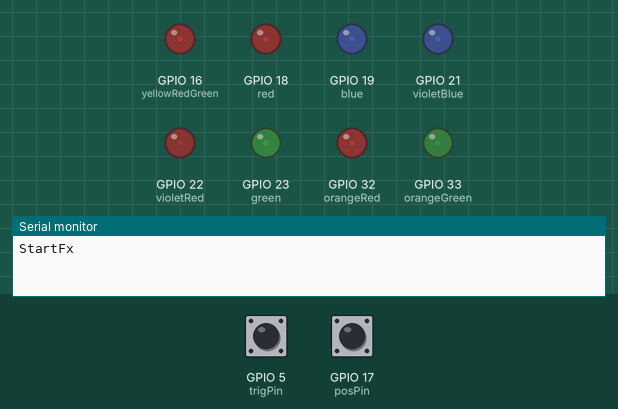
Simulated run of this sketch. Board: ESP32. On the bench: output pins drawn as LEDs (lit = HIGH), the last lines printed to the serial monitor. Dashed ring = blinking. The test bench sets the inputs (shaded band); at power-on: GPIO 5 (trigPin) HIGH, GPIO 17 (posPin) HIGH.

Above: at 4.6 s.
4.7 s: GPIO 5 (trigPin) pulled LOW for 0.15 s
At 5.46 s:
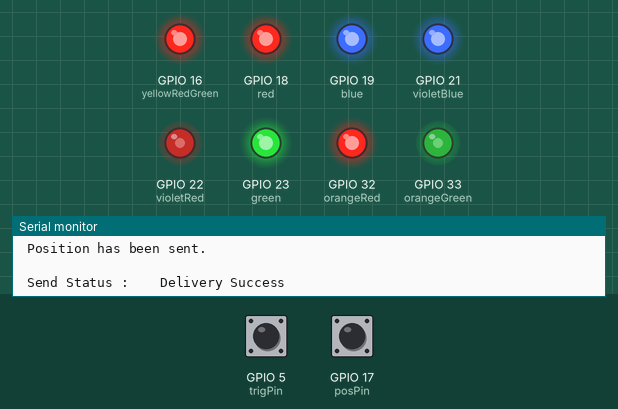
7.7 s: GPIO 17 (posPin) pulled LOW for 3.2 s
At 7.8 s:
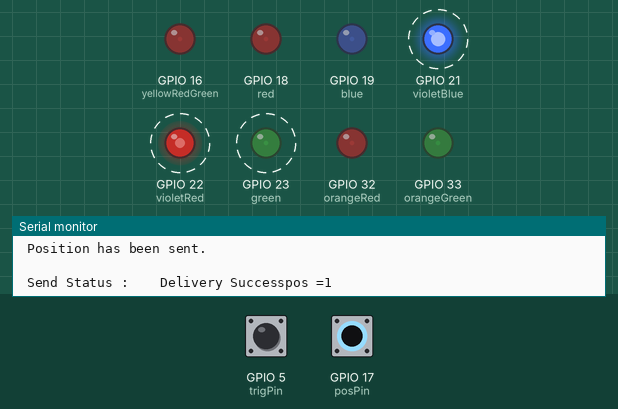
14.4 s: GPIO 5 (trigPin) pulled LOW for 1 s
At 16.8 s:
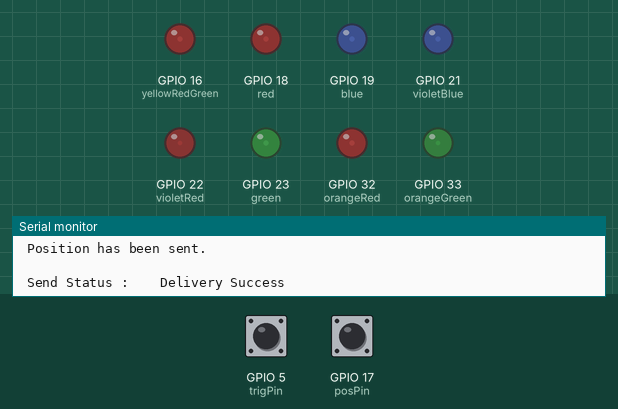
17.4 s: GPIO 17 (posPin) pulled LOW for 0.15 s
At 18.3 s:
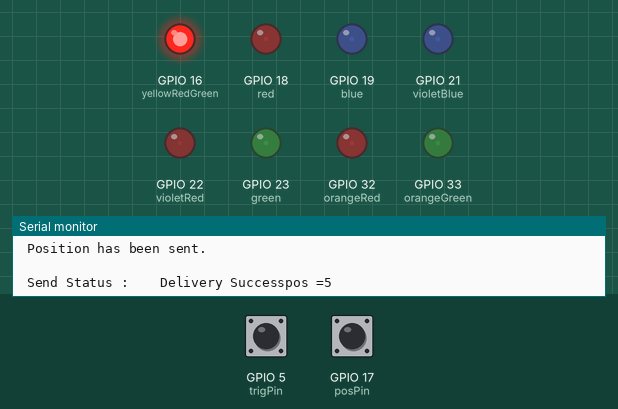
19.0 s: GPIO 17 (posPin) pulled LOW for 1 s
At 20.1 s:
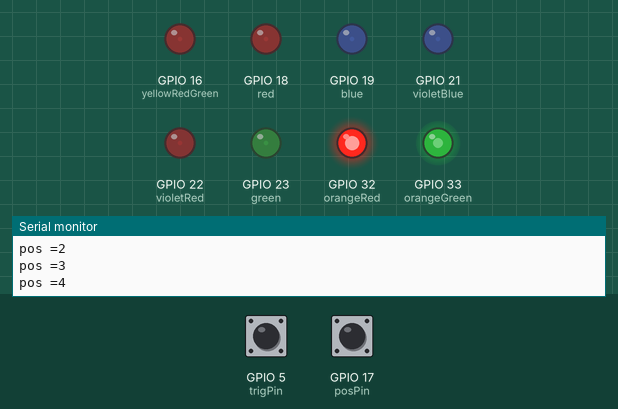
Timing chart, 0 to 22.0 s (numbered marks = the images above; inputs shaded):
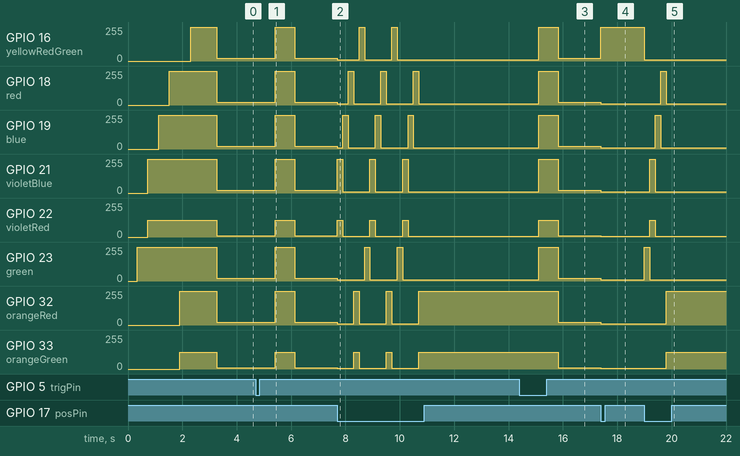

Measured:
- after the input at 4.7 s, GPIO 16 (yellowRedGreen), GPIO 18 (red), GPIO 19 (blue), GPIO 21 (violetBlue), GPIO 23 (green), GPIO 32 (orangeRed): 20/255 → 253/255 after 0.71 s, → 20/255 0.72 s later; GPIO 22 (violetRed), GPIO 33 (orangeGreen): 10/255 → 127/255 after 0.71 s, → 10/255 0.72 s later
- after the input at 7.7 s, GPIO 16 (yellowRedGreen): goes 10/255 0.80 s, 255/255 0.20 s, 10/255 1.0 s, 255/255 0.20 s, then 10/255, starting at once; GPIO 18 (red): 20/255 → 10/255 at once, then repeats every 1.2 s: 255/255 0.20 s, 10/255 1.0 s, until it stays 10/255 from 10.7 s
- after the input at 14.4 s, GPIO 16 (yellowRedGreen), GPIO 18 (red): 10/255 → 253/255 after 0.71 s, → 20/255 0.72 s later
- after the input at 17.4 s, GPIO 16 (yellowRedGreen): 20/255 → 255/255 at once; GPIO 18 (red), GPIO 19 (blue), GPIO 21 (violetBlue), GPIO 23 (green), GPIO 32 (orangeRed): 20/255 → 10/255 at once; GPIO 22 (violetRed), GPIO 33 (orangeGreen): 10/255 → 5/255 at once
- after the input at 19.0 s, GPIO 16 (yellowRedGreen): 255/255 → 10/255 at once; GPIO 18 (red): 10/255 → 255/255 after 0.60 s, → 10/255 0.20 s later

The sketch:

Omega_Gauntlet_tx.ino
```cpp
#include<esp_now.h>
#include<WiFi.h>

#define green 23
#define violetRed 22
#define violetBlue 21
#define blue 19
#define red 18
#define orangeRed 32
#define orangeGreen 33
#define yellowRedGreen 16

const int trigPin = 5;
const int posPin = 17;

int pos=0;
int i,j;

uint8_t broadcastAddress[]={0xD8,0xF1,0x5B,0x15,0x8A,0x27};

typedef struct struct_messageS
{ int d;
}struct_messageS;

struct_messageS myDataS;

void OnDataSent(const uint8_t *mac_addr , esp_now_send_status_t status)
{ Serial.print(" \r\n Send Status : \t ");
  Serial.print( status == ESP_NOW_SEND_SUCCESS ? "Delivery Success" : "Delivery Failure" );
}

typedef struct struct_messageR
{ bool F;
}struct_messageR;

struct_messageR myDataR;

void OnDataRecv(const uint8_t *mac , const uint8_t *incomingData , int len)
{
  memcpy( &myDataR , incomingData , sizeof(myDataR) );
  Serial.print("\r\n Received Flag=");
  Serial.println(myDataR.F);
}

void setup() {
  Serial.begin(115200);

  pinMode(trigPin,INPUT_PULLUP);
  pinMode(posPin,INPUT_PULLUP);

  ledcSetup(0,5000,8);
  ledcSetup(1,5000,8);
  ledcSetup(2,5000,8);
  ledcSetup(3,5000,8);
  ledcSetup(4,5000,8);
  ledcSetup(5,5000,8);
  ledcSetup(6,5000,8);
  ledcSetup(7,5000,8);


  ledcAttachPin(green,0);
  ledcAttachPin(violetRed,1);
  ledcAttachPin(violetBlue,2);
  ledcAttachPin(blue,3);
  ledcAttachPin(red,4);
  ledcAttachPin(orangeRed,5);
  ledcAttachPin(orangeGreen,6);
  ledcAttachPin(yellowRedGreen,7);

   WiFi.mode(WIFI_STA);
  if( esp_now_init()!= ESP_OK)
  { Serial.println("Error init ESP_NOW");
    return;
  }

  esp_now_register_send_cb(OnDataSent);

  esp_now_peer_info_t peerInfo;
  memcpy(peerInfo.peer_addr , broadcastAddress , 6);
  peerInfo.channel = 0;
  peerInfo.encrypt = false;

  if(esp_now_add_peer(&peerInfo)!=ESP_OK)
  { Serial.println("Failed to add peer");
    return;
  }

  esp_now_register_recv_cb(OnDataRecv);

  startFx();
}

void startFx()
{ Serial.println("StartFx");

  for( i=0 ; i<256 ; i++ )
  {
    ledcWrite(0,i);
    delay(1);
    delayMicroseconds(330);
  }
  delay(50);

  for( i=0 ; i<128 ; i++ )
  {
    ledcWrite(1,i);
    ledcWrite(2,2*i);
    delay(2);
    delayMicroseconds(660);
  }
  delay(50);

 for( j=3 ; j<5 ; j++)
 {
  for( i=0 ; i<256 ; i++ )
  {
    ledcWrite(j,i);
    delay(1);
    delayMicroseconds(330);
  }
  delay(50);
 }

 for( i=0 ; i<128 ; i++ )
  {
    ledcWrite(5,2*i);
    ledcWrite(6,i);
    delay(2);
    delayMicroseconds(660);
  }
  delay(50);

  for( i=0 ; i<256 ; i++ )
  {
    ledcWrite(7,i);
    delay(1);
    delayMicroseconds(330);
  }
  delay(50);

  delay(200);

  for(i=127 ; i>9 ; i--)
  { ledcWrite(0,2*i);
    ledcWrite(1,i);
    ledcWrite(2,2*i);
    ledcWrite(3,2*i);
    ledcWrite(4,2*i);
    ledcWrite(5,2*i);
    ledcWrite(6,i);
    ledcWrite(7,2*i);

    delay(6);
  }
  delay(200);
}

void posPinHandel()
{
   if( pos>=5)
  { pos=0; }
  else
  { pos=pos+1; }


  switch(pos)
  {
    case 0 : ledcWrite(0,255);
             ledcWrite(1,5);
             ledcWrite(2,10);
             ledcWrite(3,10);
             ledcWrite(4,10);
             ledcWrite(5,10);
             ledcWrite(6,5);
             ledcWrite(7,10);

             break;

    case 1 : ledcWrite(0,10);
             ledcWrite(1,127);
             ledcWrite(2,255);
             ledcWrite(3,10);
             ledcWrite(4,10);
             ledcWrite(5,10);
             ledcWrite(6,5);
             ledcWrite(7,10);

             break;

    case 2 : ledcWrite(0,10);
             ledcWrite(1,5);
             ledcWrite(2,10);
             ledcWrite(3,255);
             ledcWrite(4,10);
             ledcWrite(5,10);
             ledcWrite(6,5);
             ledcWrite(7,10);

             break;

    case 3 : ledcWrite(0,10);
             ledcWrite(1,5);
             ledcWrite(2,10);
             ledcWrite(3,10);
             ledcWrite(4,255);
             ledcWrite(5,10);
             ledcWrite(6,5);
             ledcWrite(7,10);

             break;

    case 4 : ledcWrite(0,10);
             ledcWrite(1,5);
             ledcWrite(2,10);
             ledcWrite(3,10);
             ledcWrite(4,10);
             ledcWrite(5,255);
             ledcWrite(6,127);
             ledcWrite(7,10);

             break;

    case 5 : ledcWrite(0,10);
             ledcWrite(1,5);
             ledcWrite(2,10);
             ledcWrite(3,10);
             ledcWrite(4,10);
             ledcWrite(5,10);
             ledcWrite(6,5);
             ledcWrite(7,255);

             break;
  }
  Serial.print("pos =");
  Serial.println(pos);
  delay(200);
}

void snapFx()
{

    for( i=10 ; i<128 ; i++)
    {
     ledcWrite(0,2*i);
     ledcWrite(1,i);
     ledcWrite(2,2*i);
     ledcWrite(3,2*i);
     ledcWrite(4,2*i);
     ledcWrite(5,2*i);
     ledcWrite(6,i);
     ledcWrite(7,2*i);

     delay(6);
    }

   myDataS.d=pos;

   esp_err_t result = esp_now_send( broadcastAddress, (uint8_t *)&myDataS , sizeof(myDataS));

   if( result == ESP_OK)
   { Serial.println("\r\n Position has been sent."); }
   else
   { Serial.println("\r\n Position has not been sent."); }

   for( i=127 ; i>9 ; i--)
    {
     ledcWrite(0,2*i);
     ledcWrite(1,i);
     ledcWrite(2,2*i);
     ledcWrite(3,2*i);
     ledcWrite(4,2*i);
     ledcWrite(5,2*i);
     ledcWrite(6,i);
     ledcWrite(7,2*i);

     delay(6);
    }
}


void loop() {

 if(digitalRead(posPin)==0)
  {
    posPinHandel();
  }

  if(digitalRead(trigPin)==0)
  { Serial.println(" Snap Triggered.");
    snapFx();
  }

}
```
